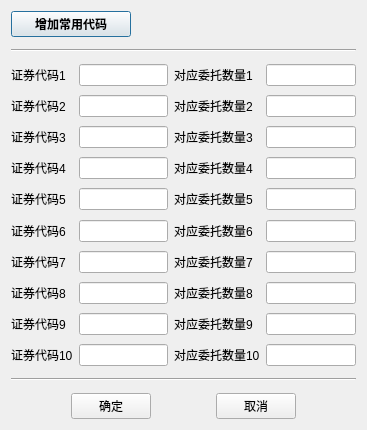
<?xml version="1.0" encoding="UTF-8"?>
<ui version="4.0">
 <class>Dig_UseCode</class>
 <widget class="QDialog" name="Dig_UseCode">
  <property name="geometry">
   <rect>
    <x>0</x>
    <y>0</y>
    <width>367</width>
    <height>430</height>
   </rect>
  </property>
  <property name="windowTitle">
   <string>Dialog</string>
  </property>
  <layout class="QVBoxLayout" name="verticalLayout">
   <item>
    <widget class="QPushButton" name="pb_useCode">
     <property name="maximumSize">
      <size>
       <width>120</width>
       <height>40</height>
      </size>
     </property>
     <property name="sizeIncrement">
      <size>
       <width>0</width>
       <height>0</height>
      </size>
     </property>
     <property name="font">
      <font>
       <weight>75</weight>
       <bold>true</bold>
      </font>
     </property>
     <property name="text">
      <string>增加常用代码</string>
     </property>
    </widget>
   </item>
   <item>
    <widget class="Line" name="line">
     <property name="minimumSize">
      <size>
       <width>0</width>
       <height>15</height>
      </size>
     </property>
     <property name="orientation">
      <enum>Qt::Horizontal</enum>
     </property>
    </widget>
   </item>
   <item>
    <layout class="QGridLayout" name="gridLayout">
     <item row="11" column="0">
      <spacer name="verticalSpacer_6">
       <property name="orientation">
        <enum>Qt::Vertical</enum>
       </property>
       <property name="sizeHint" stdset="0">
        <size>
         <width>20</width>
         <height>40</height>
        </size>
       </property>
      </spacer>
     </item>
     <item row="18" column="0">
      <widget class="QLabel" name="l_code10">
       <property name="text">
        <string>证券代码10</string>
       </property>
      </widget>
     </item>
     <item row="10" column="1">
      <widget class="QLineEdit" name="le_code6"/>
     </item>
     <item row="4" column="3">
      <widget class="QLineEdit" name="le_orderVolume3"/>
     </item>
     <item row="4" column="0">
      <widget class="QLabel" name="l_code3">
       <property name="text">
        <string>证券代码3</string>
       </property>
      </widget>
     </item>
     <item row="6" column="0">
      <widget class="QLabel" name="l_code4">
       <property name="text">
        <string>证券代码4</string>
       </property>
      </widget>
     </item>
     <item row="16" column="2">
      <widget class="QLabel" name="l_orderVolume9">
       <property name="text">
        <string>对应委托数量9</string>
       </property>
      </widget>
     </item>
     <item row="4" column="2">
      <widget class="QLabel" name="l_orderVolume3">
       <property name="text">
        <string>对应委托数量3</string>
       </property>
      </widget>
     </item>
     <item row="6" column="3">
      <widget class="QLineEdit" name="le_orderVolume4"/>
     </item>
     <item row="8" column="2">
      <widget class="QLabel" name="l_orderVolume5">
       <property name="text">
        <string>对应委托数量5</string>
       </property>
      </widget>
     </item>
     <item row="14" column="1">
      <widget class="QLineEdit" name="le_code8"/>
     </item>
     <item row="10" column="3">
      <widget class="QLineEdit" name="le_orderVolume6"/>
     </item>
     <item row="14" column="2">
      <widget class="QLabel" name="l_orderVolume8">
       <property name="text">
        <string>对应委托数量8</string>
       </property>
      </widget>
     </item>
     <item row="16" column="0">
      <widget class="QLabel" name="l_code9">
       <property name="text">
        <string>证券代码9</string>
       </property>
      </widget>
     </item>
     <item row="8" column="3">
      <widget class="QLineEdit" name="le_orderVolume5"/>
     </item>
     <item row="0" column="2">
      <widget class="QLabel" name="l_orderVolume1">
       <property name="text">
        <string>对应委托数量1</string>
       </property>
      </widget>
     </item>
     <item row="6" column="2">
      <widget class="QLabel" name="l_orderVolume4">
       <property name="text">
        <string>对应委托数量4</string>
       </property>
      </widget>
     </item>
     <item row="8" column="1">
      <widget class="QLineEdit" name="le_code5"/>
     </item>
     <item row="12" column="2">
      <widget class="QLabel" name="l_orderVolume7">
       <property name="text">
        <string>对应委托数量7</string>
       </property>
      </widget>
     </item>
     <item row="14" column="0">
      <widget class="QLabel" name="l_code8">
       <property name="text">
        <string>证券代码8</string>
       </property>
      </widget>
     </item>
     <item row="16" column="3">
      <widget class="QLineEdit" name="le_orderVolume9"/>
     </item>
     <item row="16" column="1">
      <widget class="QLineEdit" name="le_code9"/>
     </item>
     <item row="2" column="3">
      <widget class="QLineEdit" name="le_orderVolume2"/>
     </item>
     <item row="4" column="1">
      <widget class="QLineEdit" name="le_code3"/>
     </item>
     <item row="6" column="1">
      <widget class="QLineEdit" name="le_code4"/>
     </item>
     <item row="12" column="3">
      <widget class="QLineEdit" name="le_orderVolume7"/>
     </item>
     <item row="12" column="0">
      <widget class="QLabel" name="l_code7">
       <property name="text">
        <string>证券代码7</string>
       </property>
      </widget>
     </item>
     <item row="0" column="3">
      <widget class="QLineEdit" name="le_orderVolume1"/>
     </item>
     <item row="12" column="1">
      <widget class="QLineEdit" name="le_code7"/>
     </item>
     <item row="10" column="0">
      <widget class="QLabel" name="l_code6">
       <property name="text">
        <string>证券代码6</string>
       </property>
      </widget>
     </item>
     <item row="2" column="0">
      <widget class="QLabel" name="l_code2">
       <property name="text">
        <string>证券代码2</string>
       </property>
      </widget>
     </item>
     <item row="10" column="2">
      <widget class="QLabel" name="l_orderVolume6">
       <property name="text">
        <string>对应委托数量6</string>
       </property>
      </widget>
     </item>
     <item row="14" column="3">
      <widget class="QLineEdit" name="le_orderVolume8"/>
     </item>
     <item row="8" column="0">
      <widget class="QLabel" name="l_code5">
       <property name="text">
        <string>证券代码5</string>
       </property>
      </widget>
     </item>
     <item row="0" column="1">
      <widget class="QLineEdit" name="le_code1">
       <property name="frame">
        <bool>true</bool>
       </property>
       <property name="echoMode">
        <enum>QLineEdit::Normal</enum>
       </property>
       <property name="readOnly">
        <bool>false</bool>
       </property>
      </widget>
     </item>
     <item row="2" column="2">
      <widget class="QLabel" name="l_orderVolume2">
       <property name="text">
        <string>对应委托数量2</string>
       </property>
      </widget>
     </item>
     <item row="2" column="1">
      <widget class="QLineEdit" name="le_code2"/>
     </item>
     <item row="0" column="0">
      <widget class="QLabel" name="l_code1">
       <property name="text">
        <string>证券代码1</string>
       </property>
       <property name="scaledContents">
        <bool>false</bool>
       </property>
       <property name="margin">
        <number>0</number>
       </property>
       <property name="indent">
        <number>-1</number>
       </property>
      </widget>
     </item>
     <item row="18" column="3">
      <widget class="QLineEdit" name="le_orderVolume10"/>
     </item>
     <item row="18" column="2">
      <widget class="QLabel" name="l_orderVolume10">
       <property name="text">
        <string>对应委托数量10</string>
       </property>
      </widget>
     </item>
     <item row="18" column="1">
      <widget class="QLineEdit" name="le_code10"/>
     </item>
     <item row="1" column="0">
      <spacer name="verticalSpacer">
       <property name="orientation">
        <enum>Qt::Vertical</enum>
       </property>
       <property name="sizeHint" stdset="0">
        <size>
         <width>20</width>
         <height>40</height>
        </size>
       </property>
      </spacer>
     </item>
     <item row="3" column="0">
      <spacer name="verticalSpacer_2">
       <property name="orientation">
        <enum>Qt::Vertical</enum>
       </property>
       <property name="sizeHint" stdset="0">
        <size>
         <width>20</width>
         <height>40</height>
        </size>
       </property>
      </spacer>
     </item>
     <item row="15" column="0">
      <spacer name="verticalSpacer_8">
       <property name="orientation">
        <enum>Qt::Vertical</enum>
       </property>
       <property name="sizeHint" stdset="0">
        <size>
         <width>20</width>
         <height>40</height>
        </size>
       </property>
      </spacer>
     </item>
     <item row="13" column="0">
      <spacer name="verticalSpacer_7">
       <property name="orientation">
        <enum>Qt::Vertical</enum>
       </property>
       <property name="sizeHint" stdset="0">
        <size>
         <width>20</width>
         <height>40</height>
        </size>
       </property>
      </spacer>
     </item>
     <item row="5" column="0">
      <spacer name="verticalSpacer_3">
       <property name="orientation">
        <enum>Qt::Vertical</enum>
       </property>
       <property name="sizeHint" stdset="0">
        <size>
         <width>20</width>
         <height>40</height>
        </size>
       </property>
      </spacer>
     </item>
     <item row="9" column="0">
      <spacer name="verticalSpacer_5">
       <property name="orientation">
        <enum>Qt::Vertical</enum>
       </property>
       <property name="sizeHint" stdset="0">
        <size>
         <width>20</width>
         <height>40</height>
        </size>
       </property>
      </spacer>
     </item>
     <item row="7" column="0">
      <spacer name="verticalSpacer_4">
       <property name="orientation">
        <enum>Qt::Vertical</enum>
       </property>
       <property name="sizeHint" stdset="0">
        <size>
         <width>20</width>
         <height>40</height>
        </size>
       </property>
      </spacer>
     </item>
     <item row="17" column="0">
      <spacer name="verticalSpacer_9">
       <property name="orientation">
        <enum>Qt::Vertical</enum>
       </property>
       <property name="sizeHint" stdset="0">
        <size>
         <width>20</width>
         <height>40</height>
        </size>
       </property>
      </spacer>
     </item>
    </layout>
   </item>
   <item>
    <widget class="Line" name="line_2">
     <property name="minimumSize">
      <size>
       <width>0</width>
       <height>15</height>
      </size>
     </property>
     <property name="orientation">
      <enum>Qt::Horizontal</enum>
     </property>
    </widget>
   </item>
   <item>
    <layout class="QHBoxLayout" name="horizontalLayout">
     <property name="sizeConstraint">
      <enum>QLayout::SetDefaultConstraint</enum>
     </property>
     <property name="leftMargin">
      <number>0</number>
     </property>
     <item>
      <spacer name="horizontalSpacer_2">
       <property name="orientation">
        <enum>Qt::Horizontal</enum>
       </property>
       <property name="sizeHint" stdset="0">
        <size>
         <width>40</width>
         <height>20</height>
        </size>
       </property>
      </spacer>
     </item>
     <item>
      <widget class="QPushButton" name="pb_enter">
       <property name="text">
        <string>确定</string>
       </property>
      </widget>
     </item>
     <item>
      <spacer name="horizontalSpacer_3">
       <property name="orientation">
        <enum>Qt::Horizontal</enum>
       </property>
       <property name="sizeHint" stdset="0">
        <size>
         <width>40</width>
         <height>20</height>
        </size>
       </property>
      </spacer>
     </item>
     <item>
      <widget class="QPushButton" name="pb_cancel">
       <property name="text">
        <string>取消</string>
       </property>
      </widget>
     </item>
     <item>
      <spacer name="horizontalSpacer">
       <property name="orientation">
        <enum>Qt::Horizontal</enum>
       </property>
       <property name="sizeHint" stdset="0">
        <size>
         <width>40</width>
         <height>20</height>
        </size>
       </property>
      </spacer>
     </item>
    </layout>
   </item>
  </layout>
 </widget>
 <resources/>
 <connections/>
</ui>
